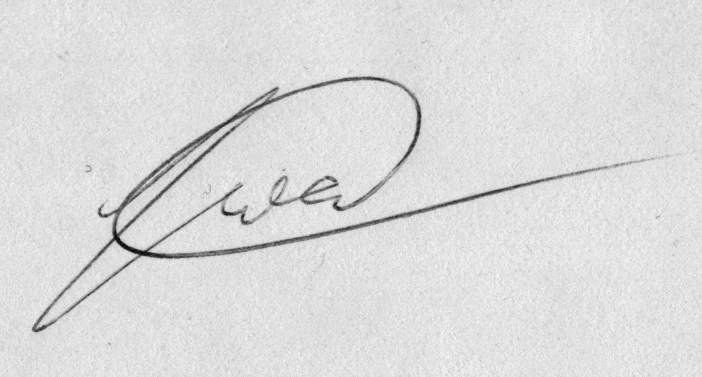
#> input picture test/a2.png, 1403 x 753 px (shown at 1/2 size)
$ jupyter execute --allow-errors Data_prep_v2.ipynb   (shell and % lines are left out)
#> lines starting #> are read from the running program, lines starting #| are printed output that depends on the picture; after the words box and inside, x2 and y2 are one past the last pixel; in counts of white or black regions, pixels touching at a corner belong together
[cell 1]
import os
import shutil
import random
import math
import numpy as np
import pandas as pd
import pickle
import PIL
import matplotlib.pyplot as plt
import cv2

from sklearn.model_selection import train_test_split
from sklearn.metrics import accuracy_score, confusion_matrix

import keras.backend as K
from keras.models import Sequential, Model
from keras.layers import Flatten, Dense, Concatenate, Dot, Lambda, Input
from keras.optimizers import Adam

### Download [CEDAR Signature dataset](http://www.cedar.buffalo.edu/NIJ/data/signatures.rar)

CEDAR signature database contains signatures of 55 signers belonging to various cultural and professional backgrounds.
Each of these signers signed 24 genuine signatures 20 minutes apart. Each of the forgers tried to emulate the signatures
of 3 persons, 8 times each, to produce 24 forged signatures for each of the genuine signers. Hence the dataset comprise
55 × 24 = 1, 320 genuine signatures as well as 1, 320 forged signatures. The signature images in this dataset are available in gray scale mode.

#### Install unrar utility

#### After unrar the signature.rar classify between originals and foregeris as below

#> (a cell that did not finish here is left out)

[cell 3]
unique_custs = []
#> (the rest of this cell did not finish here and is left out)

### Pre-process Function

[cell 4]
def morph(inp):
#> called with inp = './test/a2.png'
    image = cv2.imread(inp)
#> image is the input picture: shape (753, 1403, 3); min 0, max 255, mean 220
    result = image.copy()
    image = cv2.cvtColor(image, cv2.COLOR_BGR2GRAY)
#> image: shape (753, 1403)
    kernel = cv2.getStructuringElement(cv2.MORPH_RECT, (3,3))
    opening = cv2.morphologyEx(image, cv2.MORPH_OPEN, kernel, iterations=1)
    close = cv2.morphologyEx(opening, cv2.MORPH_CLOSE, kernel, iterations=2)

    cnts = cv2.findContours(close, cv2.RETR_EXTERNAL, cv2.CHAIN_APPROX_SIMPLE)
#> cnts = 1 contour; box (x1, y1, x2, y2) and area: (0, 0, 1403, 753) 1054304
    cnts = cnts[0] if len(cnts) == 2 else cnts[1]
#> cnts = [[[0, 0], [0, 752], [1402, 752], [1402, 0]]]
    boxes = []
    for c in cnts:
        (x, y, w, h) = cv2.boundingRect(c)
        boxes.append([x,y, x+w,y+h])
#> this loop made 1 pass
#> (c, x, y, w, h) on pass 1: ([[0, 0], [0, 752], [1402, 752], [1402, 0]], 0, 0, 1403, 753)
#> after the loop, boxes = [[0, 0, 1403, 753]]
    boxes = np.asarray(boxes)
    left = np.min(boxes[:,0])
#> left = 0
    top = np.min(boxes[:,1])
#> top = 0
    right = np.max(boxes[:,2])
#> right = 1403
    bottom = np.max(boxes[:,3])
#> bottom = 753

    result[close==0] = (255,255,255)
    ROI = result[top:bottom, left:right].copy()
    ROI = cv2.cvtColor(ROI, cv2.COLOR_BGR2GRAY)

    #cv2.imwrite('ROI.jpg', ROI)
    retval, thresh_crop = cv2.threshold(ROI, 150, 255, cv2.THRESH_BINARY | cv2.THRESH_OTSU)
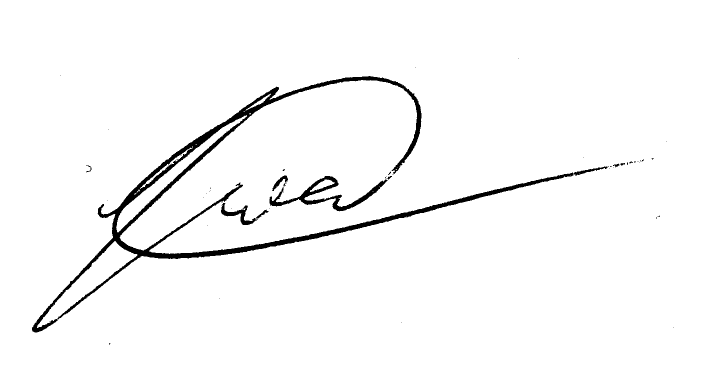
#> thresh_crop: shape (753, 1403) (shown at 1/2 size); 97.1% white; 54 black regions (44 under 20 px), largest, box (x1, y1, x2, y2) and area: (64, 152, 1147, 665) 25407, (539, 352, 775, 423) 3380, (442, 406, 516, 450) 865
#> retval = 166
    fin = cv2.resize(thresh_crop, (128, 64))
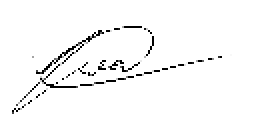
#> fin: shape (64, 128) (shown 2 times larger); min 0, max 255, mean 247.3
    return fin

### Pre-process test

[cell 5]
inp_image = './test/a2.png'


pre_processed = morph(inp_image)


fig, ax = plt.subplots(1, 2, figsize=(20, 3))

ax[0].imshow(cv2.imread(inp_image))
ax[1].imshow(cv2.cvtColor(pre_processed, cv2.COLOR_BGR2RGB))
ax[0].set_title('Original')
ax[1].set_title('Pre-processed')
plt.show()
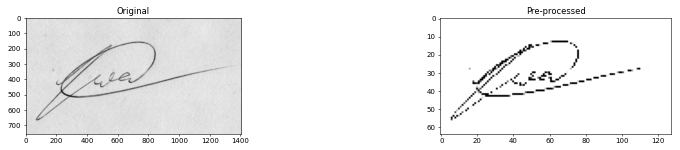
#> figure drawn by matplotlib, 2 panels
plt.close()

#print(cv2.__version__)

$ run again, with test/a1.png copied over test/a2.png
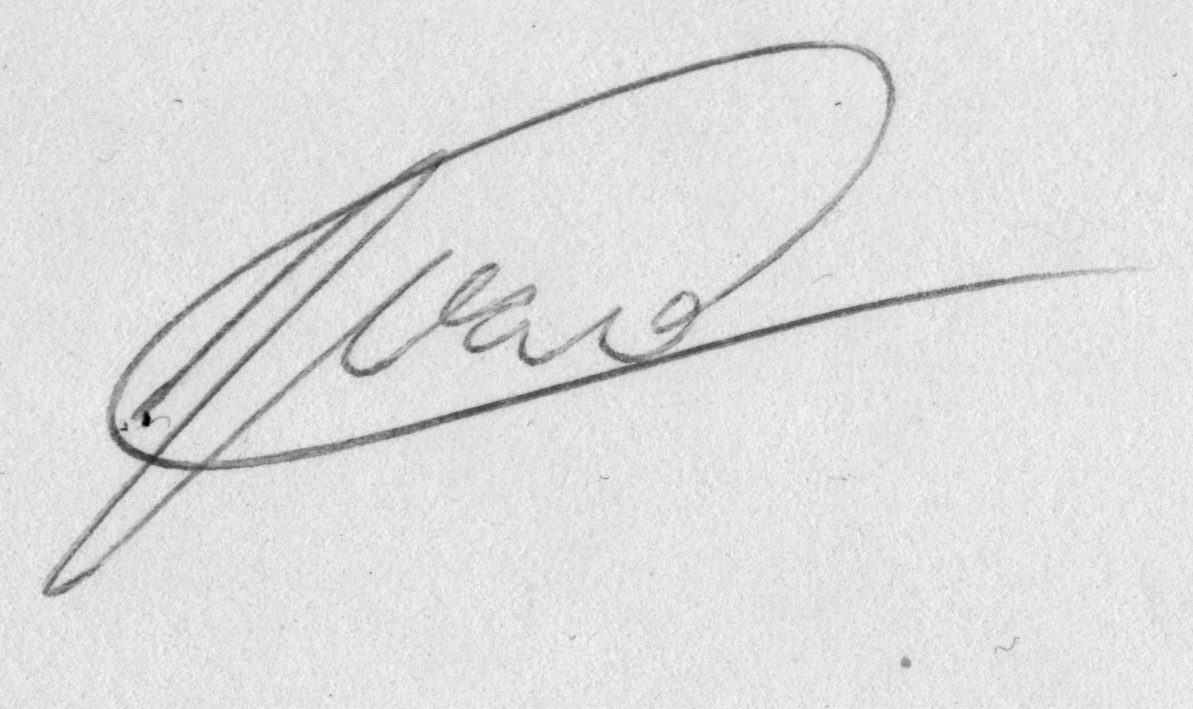
#> input picture test/a1.png, 1193 x 709 px
#> in morph, image is the input picture: shape (709, 1193, 3); min 0, max 255, mean 222.3
#> image: shape (709, 1193)
#> in morph, `cnts = cv2.findContours(close, cv2.RETR_EXTERNAL, cv2.CHAIN_APPROX_SIM..`: cnts = 1 contour; box (x1, y1, x2, y2) and area: (0, 0, 1193, 709) 843936
#> in morph, `cnts = cnts[0] if len(cnts) == 2 else cnts[1]`: cnts = [[[0, 0], [0, 708], [1192, 708], [1192, 0]]]
#> the loop in morph, `for c in cnts:` made 1 pass
#> (c, x, y, w, h) on pass 1: ([[0, 0], [0, 708], [1192, 708], [1192, 0]], 0, 0, 1193, 709)
#> after the loop in morph, `for c in cnts:`: boxes = [[0, 0, 1193, 709]]
#> left = 0
#> right = 1193
#> bottom = 709
#> in morph, `retval, thresh_crop = cv2.threshold(ROI, 150, 255, cv2.THRESH_BINARY |..`:
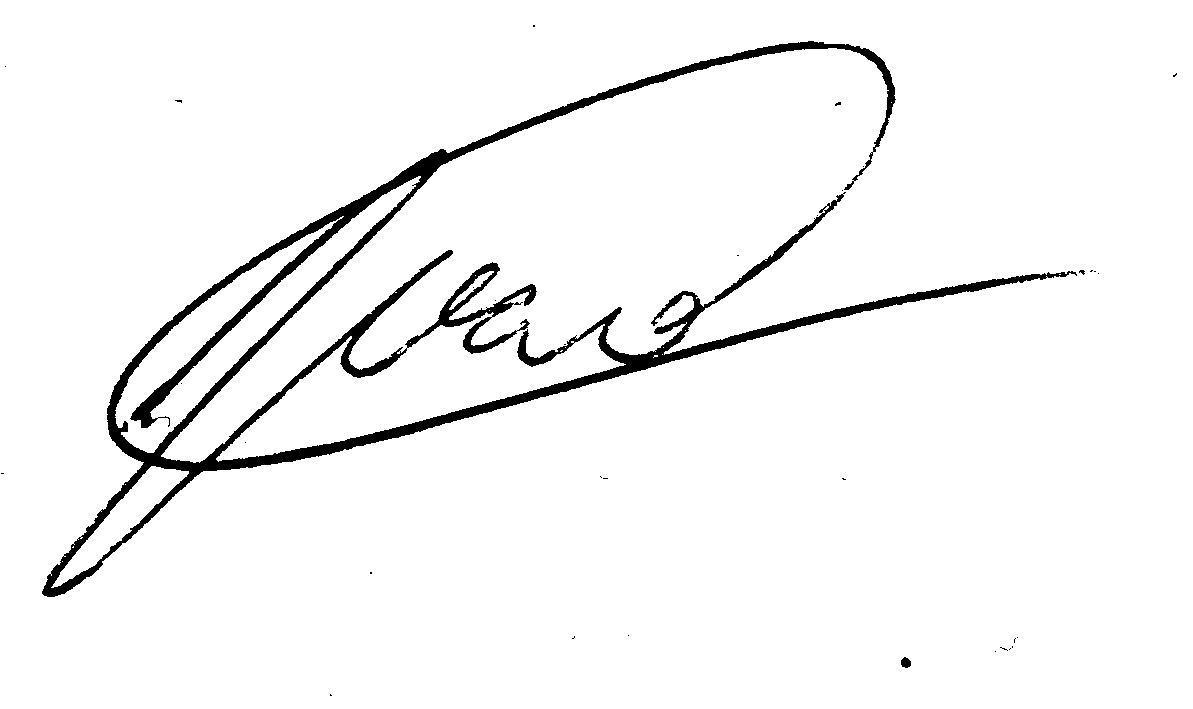
#> thresh_crop: shape (709, 1193); 95.9% white; 34 black regions (32 under 20 px), largest, box (x1, y1, x2, y2) and area: (42, 41, 1077, 597) 34149, (901, 657, 911, 668) 83
#> retval = 181
#> `plt.show()`:
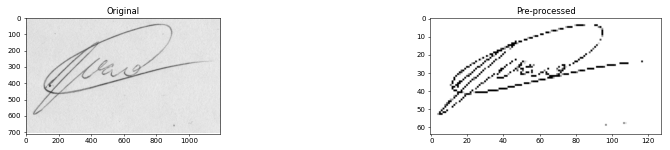
#> figure drawn by matplotlib, 2 panels
